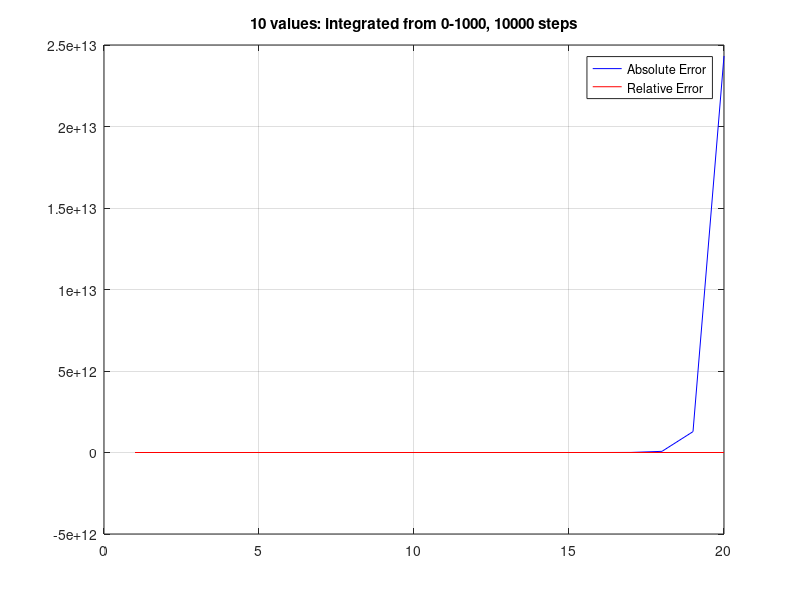
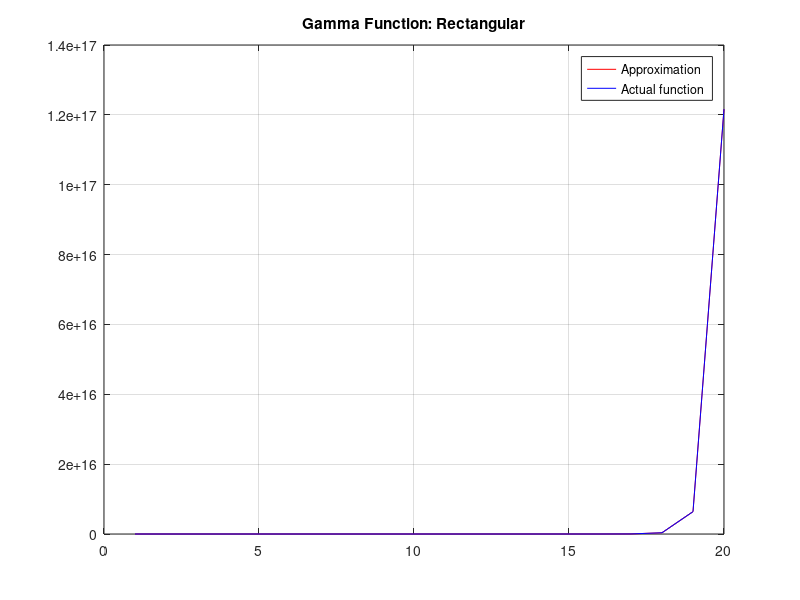

These charts were generated, in order, by the following MATLAB code:
%%
format long;
clearvars;
clc;
close all;
% The integral of sin(x) on [0,pi] is 2
% Let us compare TRAPZ and SIMPS
% start, end, steps
n=20;
axis = linspace(1,n,n);
a = 0;
b = 1000;
steps = 10000;
x = linspace(a,b,steps);
dx = (b-a)/(steps+1);
er_abs = ones(1,n);
er_rel = ones(1,n);
approx = ones(1,n);
for i = 1:n % find n+1 values from 0 to n
    y = exp(1).^(-x).*x.^(i-1);
    approx(i) =  sum(y*dx); % returns gaamma(n) = (n-1)!;
    er_abs(i) = gamma(i) - approx(i); 
    er_rel(i) = er_abs(i) / gamma(i);
end
figure(1);
plot(er_abs,'b');
hold on;
plot(er_rel,'r');
legend('Absolute Error','Relative Error');
title('10 values: integrated from 0-1000, 10000 steps');
grid on;
figure(2);
plot(approx,'r');
hold on;
plot(gamma(axis),'b');
legend('Approximation','Actual function');
title('Gamma Function: Rectangular');
grid on;